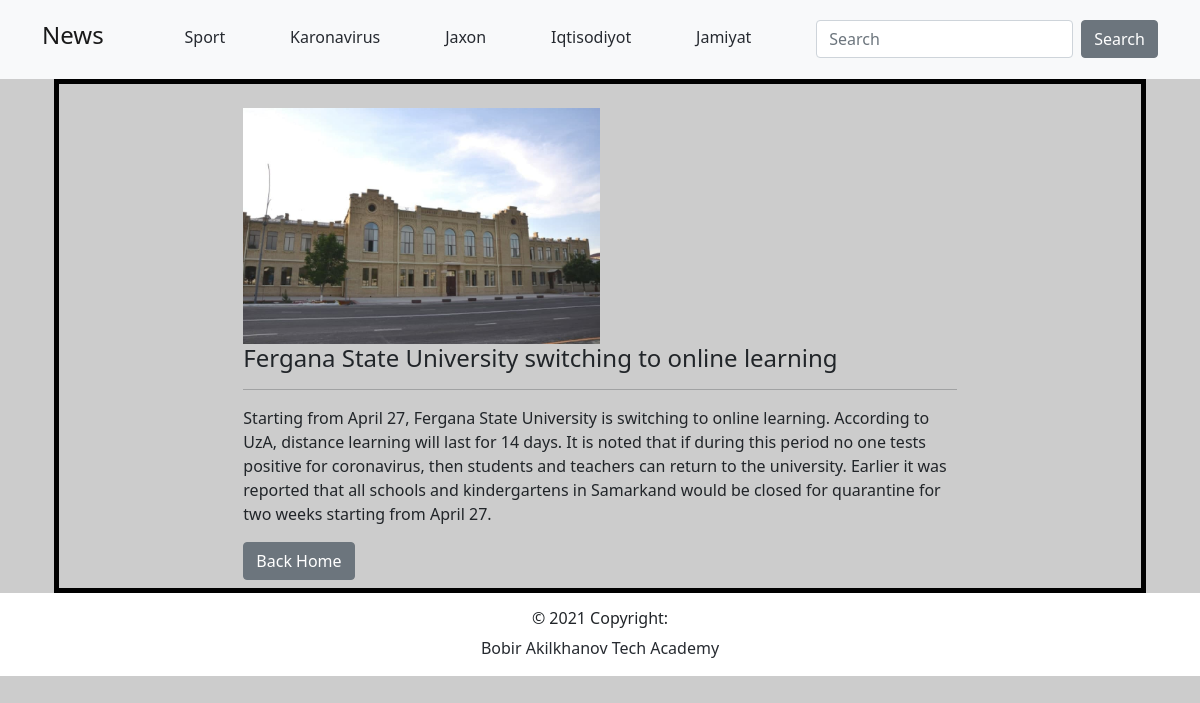
The page /news/21 on the database its author committed.
### categories/models.py (models this page shows, shortened)
class CategoryModel(models.Model):
    title = models.CharField(max_length=30)
    class Meta:
        verbose_name = 'category'
        verbose_name_plural = 'categories'

### news/models.py (models this page shows, shortened)
class NewsModel(models.Model):
    title = models.CharField(max_length=80)
    description = models.TextField()
    created_at = models.DateTimeField(auto_now_add=True)
    image = models.ImageField()
    category = models.ForeignKey(CategoryModel, on_delete=models.PROTECT, related_name='category', null=True)
    class Meta:
        verbose_name = 'news'
        verbose_name_plural = 'news'

### news/views.py (the view)
# urls.py: path('news/<int:pk>', NewsDetailView.as_view(), name='detail')
class NewsDetailView(DetailView):
    template_name = 'news_detail.html'
    model = NewsModel

### website/content_processors.py (called while the page is built)
def get_categories(request):
    return {
        'categories': CategoryModel.objects.all()
    }

### templates/news_detail.html
{% extends 'home.html' %}
{% block content %}
    <div class="container">
        <div style="border: 5px solid black;">
            <div class="row mb-2 mt-4">
                <div class="col-8 offset-2">
                    <img class="w-50" src="{{ object.image.url }}">
                    <h4>{{ object.title }}</h4>
                    <hr>
                    {{ object.description|safe }}
                    <div class="mt-3">
                        <a  href="{% url 'news:list' %}">
                            <button class="btn btn-secondary">Back Home</button>
                        </a>
                    </div>
                </div>
            </div>
        </div>
    </div>
{% endblock %}

### templates/layouts/navbar.html
<nav class="navbar navbar-light bg-light p-3">
    <div class="container">
        <a href="{% url 'news:list' %}" class="navbar-brand">
            <h4>News</h4>
        </a>
        {% for i in categories %}
            <a href="{% url 'news:category' pk=i.pk %}">
                <h6 class="mt-1">{{ i.title }}</h6>
            </a>
        {% endfor %}
        <form class="d-flex">
            <input value="{{ request.GET.q }}" name="q" class="form-control me-2" type="search" placeholder="Search" aria-label="Search">
            <button class="btn btn-secondary" type="submit">Search</button>
        </form>
    </div>
</nav>

### templates/home.html (style rules this page uses)
body { background-color: #cccccc; }
a { text-decoration: none; color: rgb(38, 42, 48); }

### rows shown on the page
CategoryModel: title "Sport"
CategoryModel: title "Karonavirus"
CategoryModel: title "Jaxon"
CategoryModel: title "Iqtisodiyot"
CategoryModel: title "Jamiyat"
NewsModel: image (picture), title "Fergana State University switching to online learning", description "Starting from April 27, Fergana State University is switching to online learning. According to UzA, distance learning will last for 14 days. It is noted that if during this period no one tests positive for coronavirus, then students and teachers can return to the university. Earlier it was reported that all schools and kindergartens in Samarkand would be closed for quarantine for two weeks starting from April 27."
